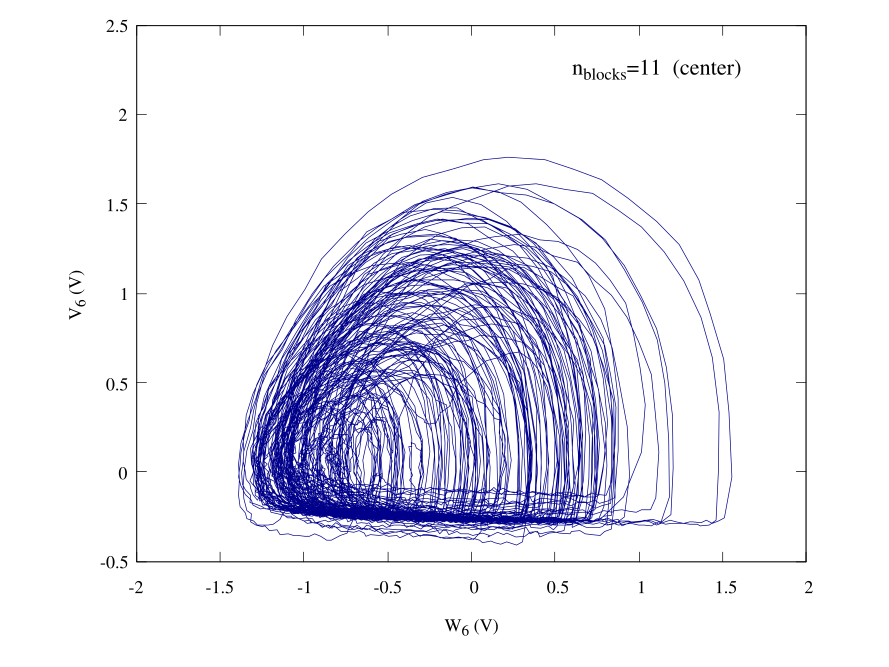

Reproduce this figure in gnuplot.
set terminal qt persist
set termoption font "Times,10"
set border lw 0.5

set label at graph 0.65,0.925 "n_{blocks}=11  (center)" font ",12"
set xlabel "W_6 (V)"
set ylabel "V_6 (V)"
set size ratio 0.8
set xrange [-2:2]
set yrange [-0.5:2.5]
plot "11_blocks_middle_avg.dat" u ($3*10):($2*10) every ::10000::20000 w l notitle lc "dark-blue" lw 0.5
